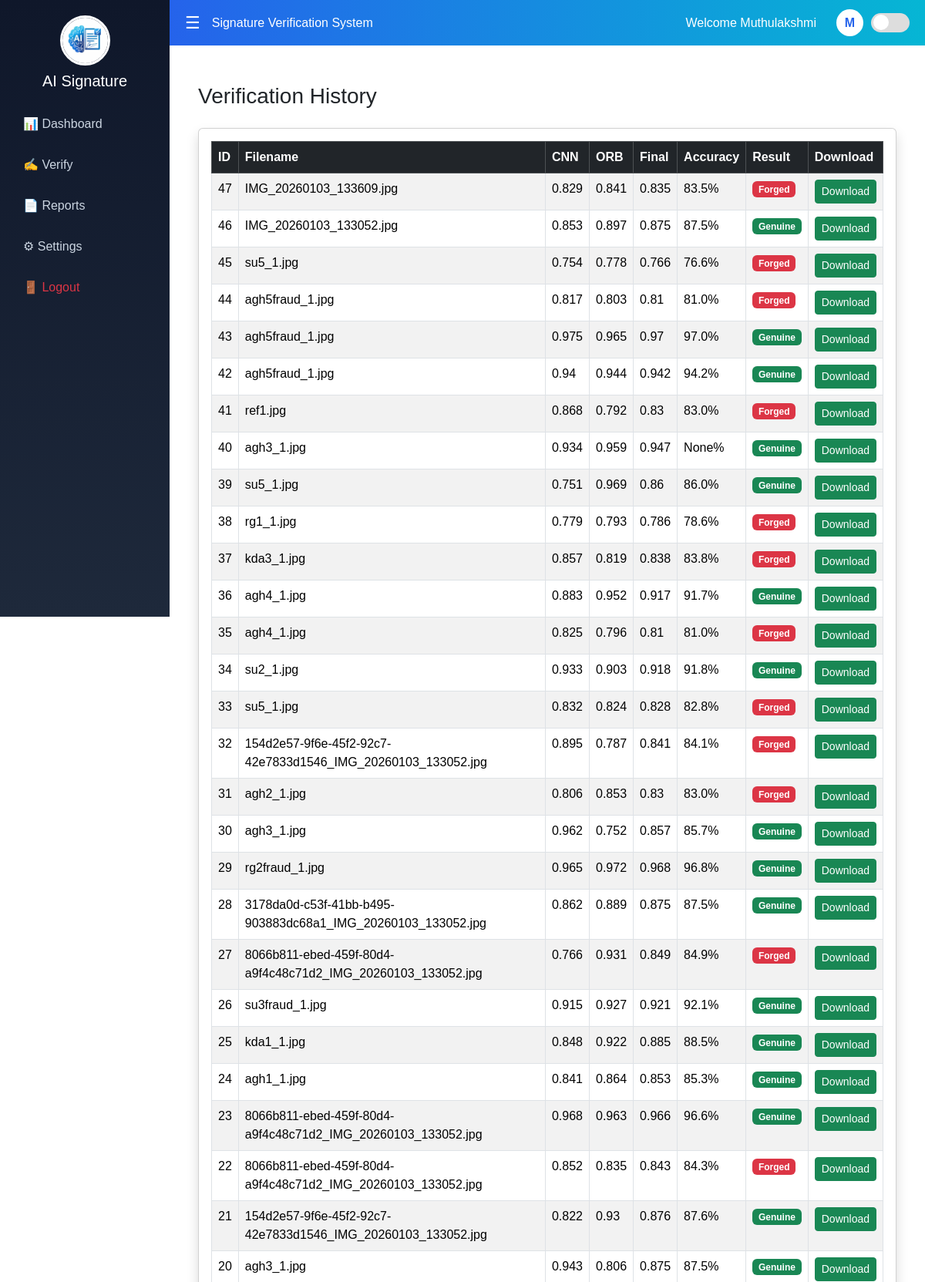
The app's page /reports (signed in, upper part) with its own data.
### tables this page shows
CREATE TABLE history(
        id INTEGER PRIMARY KEY AUTOINCREMENT,
        user TEXT,
        filename TEXT,
        cnn REAL,
        orb REAL,
        final REAL,
        accuracy REAL,
        result TEXT,
        date TEXT
    );

### app.py (the view)
@app.route("/reports")
def reports():
    if "user" not in session:
        return redirect("/")
    conn = sqlite3.connect("database.db")
    c = conn.cursor()
    c.execute("SELECT * FROM history ORDER BY id DESC")
    history = c.fetchall()
    conn.close()
    return render_template("reports.html", history=history)

### templates/reports.html
{% extends "layout.html" %}
{% block content %}
<div class="container-fluid mt-4">
<h3 class="mb-4">Verification History</h3>
<div class="card shadow">
<div class="card-body">
<table class="table table-striped table-bordered">
<thead class="table-dark">
<tr>
<th>ID</th>
<th>Filename</th>
<th>CNN</th>
<th>ORB</th>
<th>Final</th>
<th>Accuracy</th>
<th>Result</th>
<th>Download</th>
</tr>
</thead>
<tbody>
{% for row in history %}
<tr>
<td>{{row[0]}}</td>
<td>{{row[2]}}</td>
<td>{{row[3]}}</td>
<td>{{row[4]}}</td>
<td>{{row[5]}}</td>
<td>{{row[6]}}%</td>
<td>
{% if row[7] == "Genuine" %}
<span class="badge bg-success">
{{row[7]}}
</span>
{% else %}
<span class="badge bg-danger">
{{row[7]}}
</span>
{% endif %}
</td>
<td>
<a href="/download_report/{{row[0]}}"
class="btn btn-success btn-sm">
Download
</a>
</td>
</tr>
{% endfor %}
</tbody>
</table>
</div>
</div>
</div>
{% endblock %}

### templates/layout.html (shortened to what this page needs)
<!DOCTYPE html>
<html>
<head>
<link href="https://cdn.jsdelivr.net/npm/bootstrap@5.3.2/dist/css/bootstrap.min.css" rel="stylesheet">
</head>
<body>
<div id="sidebar" class="sidebar">
<div class="logo" onclick="window.location='/dashboard'">
<img src="{{url_for('static',filename='logo.png')}}">
<h5>AI Signature</h5>
</div>
<a href="/dashboard">📊 Dashboard</a>
<a href="/verify">✍ Verify</a>
<a href="/reports">📄 Reports</a>
<a href="/settings">⚙ Settings</a>
<a href="/logout" class="text-danger">🚪 Logout</a>
</div>
<div id="topbar" class="topbar">
<div class="d-flex align-items-center">
<span class="toggle-btn" onclick="toggleSidebar()">☰</span>
<span>Signature Verification System</span>
</div>
<div class="d-flex align-items-center">
<span class="me-3">Welcome {{session["user"]}}</span>
<div class="profile-circle">
{{session["user"][0]|upper}}
</div>
<div class="toggle" onclick="toggleDark()">
<div class="toggle-circle"></div>
</div>
</div>
</div>
<div id="content" class="content">
{% block content %}
{% endblock %}
</div>
</body>
</html>

### templates/layout.html (style rules this page uses)
body { background:white; font-family:Arial; transition:0.4s; }
.sidebar { height:100vh; background:linear-gradient(180deg,#0f172a,#1e293b); position:fixed; width:220px; padding-top:20px; transition:0.3s; }
.logo { text-align:center; margin-bottom:20px; cursor:pointer; }
.logo img { width:65px; height:65px; border-radius:50%; border:3px solid white; }
.logo h5 { color:white; margin-top:8px; }
.sidebar a { display:block; color:#cbd5e1; padding:12px 20px; text-decoration:none; transition:0.3s; border-radius:5px; margin:5px 10px; }
.topbar { background:linear-gradient(90deg,#2563eb,#06b6d4); color:white; padding:12px 20px; margin-left:220px; display:flex; justify-content:space-between; align-items:center; transition:0.3s; }
.content { margin-left:220px; padding:25px; transition:0.3s; }
.toggle-btn { font-size:22px; cursor:pointer; margin-right:15px; color:white; }
.profile-circle { width:35px; height:35px; border-radius:50%; background:white; color:#2563eb; display:flex; align-items:center; justify-content:center; font-weight:bold; margin-left:10px; }
.toggle { width:50px; height:25px; background:#ddd; border-radius:20px; cursor:pointer; position:relative; margin-left:10px; }
.toggle-circle { width:20px; height:20px; background:white; border-radius:50%; position:absolute; top:2px; left:3px; transition:0.3s; }

### records on screen
history: id "47", filename "IMG_20260103_133609.jpg", cnn "0.829", orb "0.841", final "0.835", accuracy "83.5", result "Forged"
history: id "46", filename "IMG_20260103_133052.jpg", cnn "0.853", orb "0.897", final "0.875", accuracy "87.5", result "Genuine"
history: id "45", filename "su5_1.jpg", cnn "0.754", orb "0.778", final "0.766", accuracy "76.6", result "Forged"
history: id "44", filename "agh5fraud_1.jpg", cnn "0.817", orb "0.803", final "0.81", accuracy "81.0", result "Forged"
history: id "43", filename "agh5fraud_1.jpg", cnn "0.975", orb "0.965", final "0.97", accuracy "97.0", result "Genuine"
history: id "42", filename "agh5fraud_1.jpg", cnn "0.94", orb "0.944", final "0.942", accuracy "94.2", result "Genuine"
history: id "41", filename "ref1.jpg", cnn "0.868", orb "0.792", final "0.83", accuracy "83.0", result "Forged"
history: id "40", filename "agh3_1.jpg", cnn "0.934", orb "0.959", final "0.947", row "None", result "Genuine"
history: id "39", filename "su5_1.jpg", cnn "0.751", orb "0.969", final "0.86", accuracy "86.0", result "Genuine"
history: id "38", filename "rg1_1.jpg", cnn "0.779", orb "0.793", final "0.786", accuracy "78.6", result "Forged"
history: id "37", filename "kda3_1.jpg", cnn "0.857", orb "0.819", final "0.838", accuracy "83.8", result "Forged"
history: id "36", filename "agh4_1.jpg", cnn "0.883", orb "0.952", final "0.917", accuracy "91.7", result "Genuine"
history: id "35", filename "agh4_1.jpg", cnn "0.825", orb "0.796", final "0.81", accuracy "81.0", result "Forged"
history: id "34", filename "su2_1.jpg", cnn "0.933", orb "0.903", final "0.918", accuracy "91.8", result "Genuine"
history: id "33", filename "su5_1.jpg", cnn "0.832", orb "0.824", final "0.828", accuracy "82.8", result "Forged"
history: id "32", filename "154d2e57-9f6e-45f2-92c7-42e7833d1546_IMG_20260103_133052.jpg", cnn "0.895", orb "0.787", final "0.841", accuracy "84.1", result "Forged"
history: id "31", filename "agh2_1.jpg", cnn "0.806", orb "0.853", final "0.83", accuracy "83.0", result "Forged"
history: id "30", filename "agh3_1.jpg", cnn "0.962", orb "0.752", final "0.857", accuracy "85.7", result "Genuine"
history: id "29", filename "rg2fraud_1.jpg", cnn "0.965", orb "0.972", final "0.968", accuracy "96.8", result "Genuine"
history: id "28", filename "3178da0d-c53f-41bb-b495-903883dc68a1_IMG_20260103_133052.jpg", cnn "0.862", orb "0.889", final "0.875", accuracy "87.5", result "Genuine"
history: id "27", filename "8066b811-ebed-459f-80d4-a9f4c48c71d2_IMG_20260103_133052.jpg", cnn "0.766", orb "0.931", final "0.849", accuracy "84.9", result "Forged"
history: id "26", filename "su3fraud_1.jpg", cnn "0.915", orb "0.927", final "0.921", accuracy "92.1", result "Genuine"
history: id "25", filename "kda1_1.jpg", cnn "0.848", orb "0.922", final "0.885", accuracy "88.5", result "Genuine"
history: id "24", filename "agh1_1.jpg", cnn "0.841", orb "0.864", final "0.853", accuracy "85.3", result "Genuine"
history: id "23", filename "8066b811-ebed-459f-80d4-a9f4c48c71d2_IMG_20260103_133052.jpg", cnn "0.968", orb "0.963", final "0.966", accuracy "96.6", result "Genuine"
history: id "22", filename "8066b811-ebed-459f-80d4-a9f4c48c71d2_IMG_20260103_133052.jpg", cnn "0.852", orb "0.835", final "0.843", accuracy "84.3", result "Forged"
history: id "21", filename "154d2e57-9f6e-45f2-92c7-42e7833d1546_IMG_20260103_133052.jpg", cnn "0.822", orb "0.93", final "0.876", accuracy "87.6", result "Genuine"
history: id "20", filename "agh3_1.jpg", cnn "0.943", orb "0.806", final "0.875", accuracy "87.5", result "Genuine"

### other values on screen
{{ session["user"] }} "Muthulakshmi"
{{ session["user"][0]|upper }} "M"
